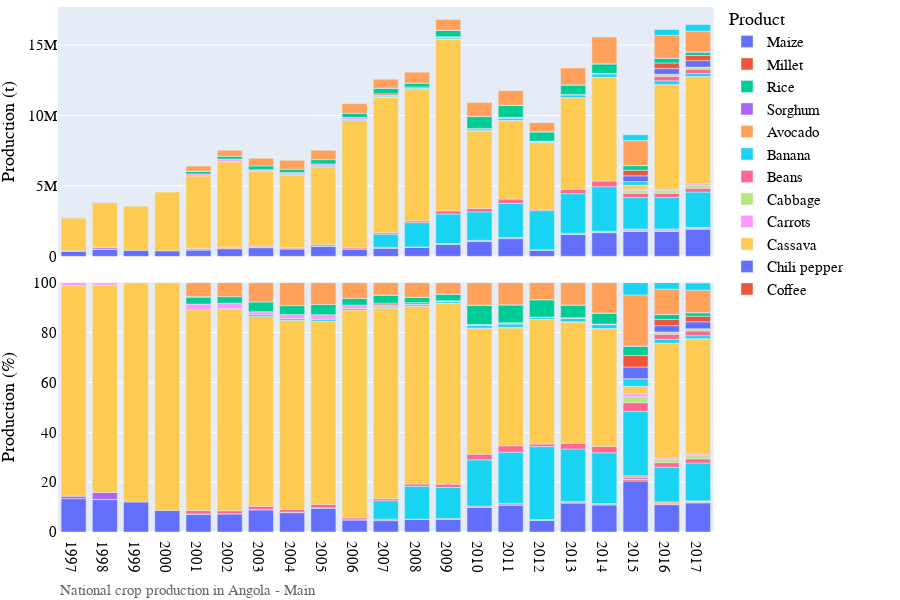

The cell this chart's notebook holds for it:
### Markdown cell above
# Visualization of production data

### Code cell
# Bar chart of national crop production
country_iso, country_name = 'AO', 'Angola'
df = pd.read_csv('../data/crop/adm_crop_production_%s.csv' % country_iso, index_col=0)
df['year'] = df['harvest_year']
year = [df['year'].min(), df['year'].max()]
product_order = ['Maize', 'Millet', 'Rice', 'Sorghum']
for season_name in ['Main']:
    footnote = 'National crop production in %s - %s' % (country_name, season_name)
    fn_save = '../figures/%s_bar_natgrainprod_%s.png' % (country_iso, season_name)
    sub = df[df['season_name'] == season_name]
    fig = PlotBarProduction(sub, year, product_order, footnote, fn_save)
    fig.show()

### Figure 1 — Plotly figure (JSON) as saved in the notebook; plotly's stock layout.template omitted (floating-point values rounded to 4 significant figures)
{"data": [{"alignmentgroup": "True", "hovertemplate": "product=Maize<br>season_name=Main<br>type=orig_unit<br>year=%{x}<br>value=%{y}<extra></extra>", "legendgroup": "Maize", "marker": {"color": "#636efa", "pattern": {"shape": ""}}, "name": "Maize", "offsetgroup": "Maize", "orientation": "v", "showlegend": true, "textposition": "auto", "type": "bar", "x": [1997, 1998, 1999, 2000, 2001, 2002, 2003, 2004, 2005, 2006, 2007, 2008, 2009, 2010, 2011, 2012, 2013, 2014, 2015, 2016, 2017], "xaxis": "x2", "y": [368677, 501519, 428047, 394609, 458659, 546859, 618684, 530601, 720273, 526084, 574609, 653636, 863223, 1072740, 1262222, 439813, 1548749, 1686870, 1766209, 1766209, 1926260], "yaxis": "y2"}, {"alignmentgroup": "True", "hovertemplate": "product=Maize<br>season_name=Main<br>type=percent<br>year=%{x}<br>value=%{y}<extra></extra>", "legendgroup": "Maize", "marker": {"color": "#636efa", "pattern": {"shape": ""}}, "name": "Maize", "offsetgroup": "Maize", "orientation": "v", "showlegend": false, "textposition": "auto", "type": "bar", "x": [1997, 1998, 1999, 2000, 2001, 2002, 2003, 2004, 2005, 2006, 2007, 2008, 2009, 2010, 2011, 2012, 2013, 2014, 2015, 2016, 2017], "xaxis": "x", "y": [13.37, 13.0, 12.03, 8.639, 7.157, 7.265, 8.88, 7.781, 9.569, 4.853, 4.57, 4.997, 5.132, 9.823, 10.73, 4.634, 11.58, 10.83, 20.43, 10.96, 11.68], "yaxis": "y"}, {"alignmentgroup": "True", "hovertemplate": "product=Millet<br>season_name=Main<br>type=orig_unit<br>year=%{x}<br>value=%{y}<extra></extra>", "legendgroup": "Millet", "marker": {"color": "#EF553B", "pattern": {"shape": ""}}, "name": "Millet", "offsetgroup": "Millet", "orientation": "v", "showlegend": true, "textposition": "auto", "type": "bar", "x": [2015, 2016, 2017], "xaxis": "x2", "y": [46513, 46513, 52282], "yaxis": "y2"}, {"alignmentgroup": "True", "hovertemplate": "product=Millet<br>season_name=Main<br>type=percent<br>year=%{x}<br>value=%{y}<extra></extra>", "legendgroup": "Millet", "marker": {"color": "#EF553B", "pattern": {"shape": ""}}, "name": "Millet", "offsetgroup": "Millet", "orientation": "v", "showlegend": false, "textposition": "auto", "type": "bar", "x": [2015, 2016, 2017], "xaxis": "x", "y": [0.5381, 0.2886, 0.3171], "yaxis": "y"}, {"alignmentgroup": "True", "hovertemplate": "product=Rice<br>season_name=Main<br>type=orig_unit<br>year=%{x}<br>value=%{y}<extra></extra>", "legendgroup": "Rice", "marker": {"color": "#00cc96", "pattern": {"shape": ""}}, "name": "Rice", "offsetgroup": "Rice", "orientation": "v", "showlegend": true, "textposition": "auto", "type": "bar", "x": [1998, 2001, 2002, 2003, 2004, 2005, 2006, 2007, 2008, 2009, 2010, 2011, 2012, 2013, 2014, 2015, 2016, 2017], "xaxis": "x2", "y": [3596, 5335, 4890, 10697, 10057, 8650, 3831, 3926, 7348, 9593, 17697, 23209, 21493, 37608, 42288, 12190, 12190, 5078], "yaxis": "y2"}, {"alignmentgroup": "True", "hovertemplate": "product=Rice<br>season_name=Main<br>type=percent<br>year=%{x}<br>value=%{y}<extra></extra>", "legendgroup": "Rice", "marker": {"color": "#00cc96", "pattern": {"shape": ""}}, "name": "Rice", "offsetgroup": "Rice", "orientation": "v", "showlegend": false, "textposition": "auto", "type": "bar", "x": [1998, 2001, 2002, 2003, 2004, 2005, 2006, 2007, 2008, 2009, 2010, 2011, 2012, 2013, 2014, 2015, 2016, 2017], "xaxis": "x", "y": [0.09321, 0.08325, 0.06496, 0.1535, 0.1475, 0.1149, 0.03534, 0.03122, 0.05618, 0.05703, 0.1621, 0.1973, 0.2265, 0.2812, 0.2715, 0.141, 0.07564, 0.0308], "yaxis": "y"}, {"alignmentgroup": "True", "hovertemplate": "product=Sorghum<br>season_name=Main<br>type=orig_unit<br>year=%{x}<br>value=%{y}<extra></extra>", "legendgroup": "Sorghum", "marker": {"color": "#ab63fa", "pattern": {"shape": ""}}, "name": "Sorghum", "offsetgroup": "Sorghum", "orientation": "v", "showlegend": true, "textposition": "auto", "type": "bar", "x": [1997, 1998, 2007, 2008, 2009, 2010, 2011, 2012, 2013, 2014, 2015, 2016, 2017], "xaxis": "x2", "y": [27955, 106800, 66672, 12757, 40660, 46787, 62169, 11491, 46424, 48135, 54438, 54438, 32582], "yaxis": "y2"}, {"alignmentgroup": "True", "hovertemplate": "product=Sorghum<br>season_name=Main<br>type=percent<br>year=%{x}<br>value=%{y}<extra></extra>", "legendgroup": "Sorghum", "marker": {"color": "#ab63fa", "pattern": {"shape": ""}}, "name": "Sorghum", "offsetgroup": "Sorghum", "orientation": "v", "showlegend": false, "textposition": "auto", "type": "bar", "x": [1997, 1998, 2007, 2008, 2009, 2010, 2011, 2012, 2013, 2014, 2015, 2016, 2017], "xaxis": "x", "y": [1.014, 2.768, 0.5303, 0.09754, 0.2417, 0.4284, 0.5284, 0.1211, 0.3471, 0.309, 0.6298, 0.3378, 0.1976], "yaxis": "y"}, {"alignmentgroup": "True", "hovertemplate": "product=Avocado<br>season_name=Main<br>type=orig_unit<br>year=%{x}<br>value=%{y}<extra></extra>", "legendgroup": "Avocado", "marker": {"color": "#FFA15A", "pattern": {"shape": ""}}, "name": "Avocado", "offsetgroup": "Avocado", "orientation": "v", "showlegend": true, "textposition": "auto", "type": "bar", "x": [2015, 2016, 2017], "xaxis": "x2", "y": [67131, 67131, 43746], "yaxis": "y2"}, {"alignmentgroup": "True", "hovertemplate": "product=Avocado<br>season_name=Main<br>type=percent<br>year=%{x}<br>value=%{y}<extra></extra>", "legendgroup": "Avocado", "marker": {"color": "#FFA15A", "pattern": {"shape": ""}}, "name": "Avocado", "offsetgroup": "Avocado", "orientation": "v", "showlegend": false, "textposition": "auto", "type": "bar", "x": [2015, 2016, 2017], "xaxis": "x", "y": [0.7767, 0.4166, 0.2653], "yaxis": "y"}, {"alignmentgroup": "True", "hovertemplate": "product=Banana<br>season_name=Main<br>type=orig_unit<br>year=%{x}<br>value=%{y}<extra></extra>", "legendgroup": "Banana", "marker": {"color": "#19d3f3", "pattern": {"shape": ""}}, "name": "Banana", "offsetgroup": "Banana", "orientation": "v", "showlegend": true, "textposition": "auto", "type": "bar", "x": [2007, 2008, 2009, 2010, 2011, 2012, 2013, 2014, 2015, 2016, 2017], "xaxis": "x2", "y": [933583, 1722507, 2098120, 2021977, 2419396, 2777363, 2819565, 3172613, 2237293, 2237293, 2504661], "yaxis": "y2"}, {"alignmentgroup": "True", "hovertemplate": "product=Banana<br>season_name=Main<br>type=percent<br>year=%{x}<br>value=%{y}<extra></extra>", "legendgroup": "Banana", "marker": {"color": "#19d3f3", "pattern": {"shape": ""}}, "name": "Banana", "offsetgroup": "Banana", "orientation": "v", "showlegend": false, "textposition": "auto", "type": "bar", "x": [2007, 2008, 2009, 2010, 2011, 2012, 2013, 2014, 2015, 2016, 2017], "xaxis": "x", "y": [7.425, 13.17, 12.47, 18.52, 20.56, 29.26, 21.08, 20.37, 25.88, 13.88, 15.19], "yaxis": "y"}, {"alignmentgroup": "True", "hovertemplate": "product=Beans<br>season_name=Main<br>type=orig_unit<br>year=%{x}<br>value=%{y}<extra></extra>", "legendgroup": "Beans", "marker": {"color": "#FF6692", "pattern": {"shape": ""}}, "name": "Beans", "offsetgroup": "Beans", "orientation": "v", "showlegend": true, "textposition": "auto", "type": "bar", "x": [2001, 2002, 2003, 2004, 2005, 2006, 2007, 2008, 2009, 2010, 2011, 2012, 2013, 2014, 2015, 2016, 2017], "xaxis": "x2", "y": [86994, 89401, 90683, 72983, 105757, 85666, 98969, 121285, 217474, 248557, 300308, 95218, 308367, 397833, 299357, 299357, 276646], "yaxis": "y2"}, {"alignmentgroup": "True", "hovertemplate": "product=Beans<br>season_name=Main<br>type=percent<br>year=%{x}<br>value=%{y}<extra></extra>", "legendgroup": "Beans", "marker": {"color": "#FF6692", "pattern": {"shape": ""}}, "name": "Beans", "offsetgroup": "Beans", "orientation": "v", "showlegend": false, "textposition": "auto", "type": "bar", "x": [2001, 2002, 2003, 2004, 2005, 2006, 2007, 2008, 2009, 2010, 2011, 2012, 2013, 2014, 2015, 2016, 2017], "xaxis": "x", "y": [1.358, 1.188, 1.302, 1.07, 1.405, 0.7903, 0.7871, 0.9273, 1.293, 2.276, 2.552, 1.003, 2.305, 2.554, 3.463, 1.858, 1.678], "yaxis": "y"}, {"alignmentgroup": "True", "hovertemplate": "product=Cabbage<br>season_name=Main<br>type=orig_unit<br>year=%{x}<br>value=%{y}<extra></extra>", "legendgroup": "Cabbage", "marker": {"color": "#B6E880", "pattern": {"shape": ""}}, "name": "Cabbage", "offsetgroup": "Cabbage", "orientation": "v", "showlegend": true, "textposition": "auto", "type": "bar", "x": [2015, 2016, 2017], "xaxis": "x2", "y": [204079, 204079, 214749], "yaxis": "y2"}, {"alignmentgroup": "True", "hovertemplate": "product=Cabbage<br>season_name=Main<br>type=percent<br>year=%{x}<br>value=%{y}<extra></extra>", "legendgroup": "Cabbage", "marker": {"color": "#B6E880", "pattern": {"shape": ""}}, "name": "Cabbage", "offsetgroup": "Cabbage", "orientation": "v", "showlegend": false, "textposition": "auto", "type": "bar", "x": [2015, 2016, 2017], "xaxis": "x", "y": [2.361, 1.266, 1.302], "yaxis": "y"}, {"alignmentgroup": "True", "hovertemplate": "product=Carrots<br>season_name=Main<br>type=orig_unit<br>year=%{x}<br>value=%{y}<extra></extra>", "legendgroup": "Carrots", "marker": {"color": "#FF97FF", "pattern": {"shape": ""}}, "name": "Carrots", "offsetgroup": "Carrots", "orientation": "v", "showlegend": true, "textposition": "auto", "type": "bar", "x": [2015, 2016, 2017], "xaxis": "x2", "y": [102927, 102927, 107965], "yaxis": "y2"}, {"alignmentgroup": "True", "hovertemplate": "product=Carrots<br>season_name=Main<br>type=percent<br>year=%{x}<br>value=%{y}<extra></extra>", "legendgroup": "Carrots", "marker": {"color": "#FF97FF", "pattern": {"shape": ""}}, "name": "Carrots", "offsetgroup": "Carrots", "orientation": "v", "showlegend": false, "textposition": "auto", "type": "bar", "x": [2015, 2016, 2017], "xaxis": "x", "y": [1.191, 0.6387, 0.6548], "yaxis": "y"}, {"alignmentgroup": "True", "hovertemplate": "product=Cassava<br>season_name=Main<br>type=orig_unit<br>year=%{x}<br>value=%{y}<extra></extra>", "legendgroup": "Cassava", "marker": {"color": "#FECB52", "pattern": {"shape": ""}}, "name": "Cassava", "offsetgroup": "Cassava", "orientation": "v", "showlegend": true, "textposition": "auto", "type": "bar", "x": [1997, 1998, 1999, 2000, 2001, 2002, 2003, 2004, 2005, 2006, 2007, 2008, 2009, 2010, 2011, 2012, 2013, 2014, 2015, 2016, 2017], "xaxis": "x2", "y": [2326294, 3210569, 3129743, 4173334, 5160834, 6075536, 5300652, 5176129, 5528566, 9036424, 9620543, 9321949, 12197468, 5494422, 5561648, 4748752, 6502475, 7349590, 258604, 7409323, 7609635], "yaxis": "y2"}, {"alignmentgroup": "True", "hovertemplate": "product=Cassava<br>season_name=Main<br>type=percent<br>year=%{x}<br>value=%{y}<extra></extra>", "legendgroup": "Cassava", "marker": {"color": "#FECB52", "pattern": {"shape": ""}}, "name": "Cassava", "offsetgroup": "Cassava", "orientation": "v", "showlegend": false, "textposition": "auto", "type": "bar", "x": [1997, 1998, 1999, 2000, 2001, 2002, 2003, 2004, 2005, 2006, 2007, 2008, 2009, 2010, 2011, 2012, 2013, 2014, 2015, 2016, 2017], "xaxis": "x", "y": [84.38, 83.22, 87.97, 91.36, 80.53, 80.71, 76.08, 75.91, 73.45, 83.37, 76.52, 71.27, 72.52, 50.31, 47.27, 50.04, 48.61, 47.18, 2.992, 45.98, 46.15], "yaxis": "y"}, {"alignmentgroup": "True", "hovertemplate": "product=Chili pepper<br>season_name=Main<br>type=orig_unit<br>year=%{x}<br>value=%{y}<extra></extra>", "legendgroup": "Chili pepper", "marker": {"color": "#636efa", "pattern": {"shape": ""}}, "name": "Chili pepper", "offsetgroup": "Chili pepper", "orientation": "v", "showlegend": true, "textposition": "auto", "type": "bar", "x": [2015, 2016, 2017], "xaxis": "x2", "y": [1548, 1548, 2474], "yaxis": "y2"}, {"alignmentgroup": "True", "hovertemplate": "product=Chili pepper<br>season_name=Main<br>type=percent<br>year=%{x}<br>value=%{y}<extra></extra>", "legendgroup": "Chili pepper", "marker": {"color": "#636efa", "pattern": {"shape": ""}}, "name": "Chili pepper", "offsetgroup": "Chili pepper", "orientation": "v", "showlegend": false, "textposition": "auto", "type": "bar", "x": [2015, 2016, 2017], "xaxis": "x", "y": [0.01791, 0.009606, 0.015], "yaxis": "y"}, {"alignmentgroup": "True", "hovertemplate": "product=Coffee<br>season_name=Main<br>type=orig_unit<br>year=%{x}<br>value=%{y}<extra></extra>", "legendgroup": "Coffee", "marker": {"color": "#EF553B", "pattern": {"shape": ""}}, "name": "Coffee", "offsetgroup": "Coffee", "orientation": "v", "showlegend": true, "textposition": "auto", "type": "bar", "x": [2007, 2008, 2009, 2010, 2011, 2013, 2014], "xaxis": "x2", "y": [11523, 14910, 10955, 24942, 20194, 11653, 13562], "yaxis": "y2"}, {"alignmentgroup": "True", "hovertemplate": "product=Coffee<br>season_name=Main<br>type=percent<br>year=%{x}<br>value=%{y}<extra></extra>", "legendgroup": "Coffee", "marker": {"color": "#EF553B", "pattern": {"shape": ""}}, "name": "Coffee", "offsetgroup": "Coffee", "orientation": "v", "showlegend": false, "textposition": "auto", "type": "bar", "x": [2007, 2008, 2009, 2010, 2011, 2013, 2014], "xaxis": "x", "y": [0.09165, 0.114, 0.06513, 0.2284, 0.1716, 0.08712, 0.08706], "yaxis": "y"}, {"alignmentgroup": "True", "hovertemplate": "product=Cowpeas<br>season_name=Main<br>type=orig_unit<br>year=%{x}<br>value=%{y}<extra></extra>", "legendgroup": "Cowpeas", "marker": {"color": "#00cc96", "pattern": {"shape": ""}}, "name": "Cowpeas", "offsetgroup": "Cowpeas", "orientation": "v", "showlegend": true, "textposition": "auto", "type": "bar", "x": [2007], "xaxis": "x2", "y": [2518], "yaxis": "y2"}, {"alignmentgroup": "True", "hovertemplate": "product=Cowpeas<br>season_name=Main<br>type=percent<br>year=%{x}<br>value=%{y}<extra></extra>", "legendgroup": "Cowpeas", "marker": {"color": "#00cc96", "pattern": {"shape": ""}}, "name": "Cowpeas", "offsetgroup": "Cowpeas", "orientation": "v", "showlegend": false, "textposition": "auto", "type": "bar", "x": [2007], "xaxis": "x", "y": [0.02003], "yaxis": "y"}, {"alignmentgroup": "True", "hovertemplate": "product=Garlic<br>season_name=Main<br>type=orig_unit<br>year=%{x}<br>value=%{y}<extra></extra>", "legendgroup": "Garlic", "marker": {"color": "#ab63fa", "pattern": {"shape": ""}}, "name": "Garlic", "offsetgroup": "Garlic", "orientation": "v", "showlegend": true, "textposition": "auto", "type": "bar", "x": [2009, 2010, 2011, 2012], "xaxis": "x2", "y": [7500.0, 7686.0, 8701, 6503.0], "yaxis": "y2"}, {"alignmentgroup": "True", "hovertemplate": "product=Garlic<br>season_name=Main<br>type=percent<br>year=%{x}<br>value=%{y}<extra></extra>", "legendgroup": "Garlic", "marker": {"color": "#ab63fa", "pattern": {"shape": ""}}, "name": "Garlic", "offsetgroup": "Garlic", "orientation": "v", "showlegend": false, "textposition": "auto", "type": "bar", "x": [2009, 2010, 2011, 2012], "xaxis": "x", "y": [0.04459, 0.07038, 0.07395, 0.06852], "yaxis": "y"}, {"alignmentgroup": "True", "hovertemplate": "product=Green bean<br>season_name=Main<br>type=orig_unit<br>year=%{x}<br>value=%{y}<extra></extra>", "legendgroup": "Green bean", "marker": {"color": "#FFA15A", "pattern": {"shape": ""}}, "name": "Green bean", "offsetgroup": "Green bean", "orientation": "v", "showlegend": true, "textposition": "auto", "type": "bar", "x": [2016], "xaxis": "x2", "y": [122], "yaxis": "y2"}, {"alignmentgroup": "True", "hovertemplate": "product=Green bean<br>season_name=Main<br>type=percent<br>year=%{x}<br>value=%{y}<extra></extra>", "legendgroup": "Green bean", "marker": {"color": "#FFA15A", "pattern": {"shape": ""}}, "name": "Green bean", "offsetgroup": "Green bean", "orientation": "v", "showlegend": false, "textposition": "auto", "type": "bar", "x": [2016], "xaxis": "x", "y": [0.000757], "yaxis": "y"}, {"alignmentgroup": "True", "hovertemplate": "product=Groundnuts (In Shell)<br>season_name=Main<br>type=orig_unit<br>year=%{x}<br>value=%{y}<extra></extra>", "legendgroup": "Groundnuts (In Shell)", "marker": {"color": "#19d3f3", "pattern": {"shape": ""}}, "name": "Groundnuts (In Shell)", "offsetgroup": "Groundnuts (In Shell)", "orientation": "v", "showlegend": true, "textposition": "auto", "type": "bar", "x": [2002, 2003, 2004, 2005, 2006, 2007, 2008, 2009, 2010, 2011, 2012, 2013, 2014, 2015, 2016, 2017], "xaxis": "x2", "y": [30580, 50673, 45715, 59492, 63137, 66385, 91598, 107434, 111208, 152996, 63946, 182313, 238776, 259931, 259931, 206065], "yaxis": "y2"}, {"alignmentgroup": "True", "hovertemplate": "product=Groundnuts (In Shell)<br>season_name=Main<br>type=percent<br>year=%{x}<br>value=%{y}<extra></extra>", "legendgroup": "Groundnuts (In Shell)", "marker": {"color": "#19d3f3", "pattern": {"shape": ""}}, "name": "Groundnuts (In Shell)", "offsetgroup": "Groundnuts (In Shell)", "orientation": "v", "showlegend": false, "textposition": "auto", "type": "bar", "x": [2002, 2003, 2004, 2005, 2006, 2007, 2008, 2009, 2010, 2011, 2012, 2013, 2014, 2015, 2016, 2017], "xaxis": "x", "y": [0.4063, 0.7273, 0.6704, 0.7903, 0.5825, 0.528, 0.7003, 0.6387, 1.018, 1.3, 0.6738, 1.363, 1.533, 3.007, 1.613, 1.25], "yaxis": "y"}, {"alignmentgroup": "True", "hovertemplate": "product=Lemon<br>season_name=Main<br>type=orig_unit<br>year=%{x}<br>value=%{y}<extra></extra>", "legendgroup": "Lemon", "marker": {"color": "#FF6692", "pattern": {"shape": ""}}, "name": "Lemon", "offsetgroup": "Lemon", "orientation": "v", "showlegend": true, "textposition": "auto", "type": "bar", "x": [2016, 2017], "xaxis": "x2", "y": [320647, 309610], "yaxis": "y2"}, {"alignmentgroup": "True", "hovertemplate": "product=Lemon<br>season_name=Main<br>type=percent<br>year=%{x}<br>value=%{y}<extra></extra>", "legendgroup": "Lemon", "marker": {"color": "#FF6692", "pattern": {"shape": ""}}, "name": "Lemon", "offsetgroup": "Lemon", "orientation": "v", "showlegend": false, "textposition": "auto", "type": "bar", "x": [2016, 2017], "xaxis": "x", "y": [1.99, 1.878], "yaxis": "y"}, {"alignmentgroup": "True", "hovertemplate": "product=Mango<br>season_name=Main<br>type=orig_unit<br>year=%{x}<br>value=%{y}<extra></extra>", "legendgroup": "Mango", "marker": {"color": "#B6E880", "pattern": {"shape": ""}}, "name": "Mango", "offsetgroup": "Mango", "orientation": "v", "showlegend": true, "textposition": "auto", "type": "bar", "x": [2016, 2017], "xaxis": "x2", "y": [143615, 144842], "yaxis": "y2"}, {"alignmentgroup": "True", "hovertemplate": "product=Mango<br>season_name=Main<br>type=percent<br>year=%{x}<br>value=%{y}<extra></extra>", "legendgroup": "Mango", "marker": {"color": "#B6E880", "pattern": {"shape": ""}}, "name": "Mango", "offsetgroup": "Mango", "orientation": "v", "showlegend": false, "textposition": "auto", "type": "bar", "x": [2016, 2017], "xaxis": "x", "y": [0.8912, 0.8785], "yaxis": "y"}, {"alignmentgroup": "True", "hovertemplate": "product=Millet (Pearl)<br>season_name=Main<br>type=orig_unit<br>year=%{x}<br>value=%{y}<extra></extra>", "legendgroup": "Millet (Pearl)", "marker": {"color": "#FF97FF", "pattern": {"shape": ""}}, "name": "Millet (Pearl)", "offsetgroup": "Millet (Pearl)", "orientation": "v", "showlegend": true, "textposition": "auto", "type": "bar", "x": [1997, 1998, 2001, 2002, 2003, 2004, 2005, 2006, 2007, 2008, 2009, 2010, 2011, 2012, 2013, 2014], "xaxis": "x2", "y": [33927, 35550, 144162, 161068, 83089, 112115, 137864, 144390, 77089, 14396, 38034, 40723, 61226, 18380, 38604, 43057], "yaxis": "y2"}, {"alignmentgroup": "True", "hovertemplate": "product=Millet (Pearl)<br>season_name=Main<br>type=percent<br>year=%{x}<br>value=%{y}<extra></extra>", "legendgroup": "Millet (Pearl)", "marker": {"color": "#FF97FF", "pattern": {"shape": ""}}, "name": "Millet (Pearl)", "offsetgroup": "Millet (Pearl)", "orientation": "v", "showlegend": false, "textposition": "auto", "type": "bar", "x": [1997, 1998, 2001, 2002, 2003, 2004, 2005, 2006, 2007, 2008, 2009, 2010, 2011, 2012, 2013, 2014], "xaxis": "x", "y": [1.231, 0.9215, 2.25, 2.14, 1.193, 1.644, 1.832, 1.332, 0.6131, 0.1101, 0.2261, 0.3729, 0.5204, 0.1937, 0.2886, 0.2764], "yaxis": "y"}, {"alignmentgroup": "True", "hovertemplate": "product=Okras<br>season_name=Main<br>type=orig_unit<br>year=%{x}<br>value=%{y}<extra></extra>", "legendgroup": "Okras", "marker": {"color": "#FECB52", "pattern": {"shape": ""}}, "name": "Okras", "offsetgroup": "Okras", "orientation": "v", "showlegend": true, "textposition": "auto", "type": "bar", "x": [2015, 2016, 2017], "xaxis": "x2", "y": [929, 929, 982], "yaxis": "y2"}, {"alignmentgroup": "True", "hovertemplate": "product=Okras<br>season_name=Main<br>type=percent<br>year=%{x}<br>value=%{y}<extra></extra>", "legendgroup": "Okras", "marker": {"color": "#FECB52", "pattern": {"shape": ""}}, "name": "Okras", "offsetgroup": "Okras", "orientation": "v", "showlegend": false, "textposition": "auto", "type": "bar", "x": [2015, 2016, 2017], "xaxis": "x", "y": [0.01075, 0.005765, 0.005956], "yaxis": "y"}, {"alignmentgroup": "True", "hovertemplate": "product=Onions<br>season_name=Main<br>type=orig_unit<br>year=%{x}<br>value=%{y}<extra></extra>", "legendgroup": "Onions", "marker": {"color": "#636efa", "pattern": {"shape": ""}}, "name": "Onions", "offsetgroup": "Onions", "orientation": "v", "showlegend": true, "textposition": "auto", "type": "bar", "x": [2015, 2016, 2017], "xaxis": "x2", "y": [405652, 405652, 459732], "yaxis": "y2"}, {"alignmentgroup": "True", "hovertemplate": "product=Onions<br>season_name=Main<br>type=percent<br>year=%{x}<br>value=%{y}<extra></extra>", "legendgroup": "Onions", "marker": {"color": "#636efa", "pattern": {"shape": ""}}, "name": "Onions", "offsetgroup": "Onions", "orientation": "v", "showlegend": false, "textposition": "auto", "type": "bar", "x": [2015, 2016, 2017], "xaxis": "x", "y": [4.693, 2.517, 2.788], "yaxis": "y"}, {"alignmentgroup": "True", "hovertemplate": "product=Pineapple<br>season_name=Main<br>type=orig_unit<br>year=%{x}<br>value=%{y}<extra></extra>", "legendgroup": "Pineapple", "marker": {"color": "#EF553B", "pattern": {"shape": ""}}, "name": "Pineapple", "offsetgroup": "Pineapple", "orientation": "v", "showlegend": true, "textposition": "auto", "type": "bar", "x": [2007, 2008, 2015, 2016, 2017], "xaxis": "x2", "y": [82361, 68471, 401461, 401461, 373836], "yaxis": "y2"}, {"alignmentgroup": "True", "hovertemplate": "product=Pineapple<br>season_name=Main<br>type=percent<br>year=%{x}<br>value=%{y}<extra></extra>", "legendgroup": "Pineapple", "marker": {"color": "#EF553B", "pattern": {"shape": ""}}, "name": "Pineapple", "offsetgroup": "Pineapple", "orientation": "v", "showlegend": false, "textposition": "auto", "type": "bar", "x": [2007, 2008, 2015, 2016, 2017], "xaxis": "x", "y": [0.655, 0.5235, 4.645, 2.491, 2.267], "yaxis": "y"}, {"alignmentgroup": "True", "hovertemplate": "product=Potato<br>season_name=Main<br>type=orig_unit<br>year=%{x}<br>value=%{y}<extra></extra>", "legendgroup": "Potato", "marker": {"color": "#00cc96", "pattern": {"shape": ""}}, "name": "Potato", "offsetgroup": "Potato", "orientation": "v", "showlegend": true, "textposition": "auto", "type": "bar", "x": [2001, 2002, 2003, 2004, 2005, 2006, 2007, 2008, 2009, 2010, 2011, 2012, 2013, 2014, 2015, 2016, 2017], "xaxis": "x2", "y": [171962, 195738, 269204, 241945, 307296, 295033, 402199, 273449, 450826, 841279, 841252, 654158, 670136, 671468, 322722, 322722, 221323], "yaxis": "y2"}, {"alignmentgroup": "True", "hovertemplate": "product=Potato<br>season_name=Main<br>type=percent<br>year=%{x}<br>value=%{y}<extra></extra>", "legendgroup": "Potato", "marker": {"color": "#00cc96", "pattern": {"shape": ""}}, "name": "Potato", "offsetgroup": "Potato", "orientation": "v", "showlegend": false, "textposition": "auto", "type": "bar", "x": [2001, 2002, 2003, 2004, 2005, 2006, 2007, 2008, 2009, 2010, 2011, 2012, 2013, 2014, 2015, 2016, 2017], "xaxis": "x", "y": [2.683, 2.6, 3.864, 3.548, 4.082, 2.722, 3.199, 2.091, 2.68, 7.704, 7.15, 6.893, 5.01, 4.311, 3.734, 2.003, 1.342], "yaxis": "y"}, {"alignmentgroup": "True", "hovertemplate": "product=Soybean<br>season_name=Main<br>type=orig_unit<br>year=%{x}<br>value=%{y}<extra></extra>", "legendgroup": "Soybean", "marker": {"color": "#ab63fa", "pattern": {"shape": ""}}, "name": "Soybean", "offsetgroup": "Soybean", "orientation": "v", "showlegend": true, "textposition": "auto", "type": "bar", "x": [2001, 2007, 2008, 2009, 2010, 2011, 2012, 2013, 2014, 2015, 2016, 2017], "xaxis": "x2", "y": [27057, 5440, 3413, 5226, 6087, 7743, 8700, 10813, 13763, 10016, 10016, 26430], "yaxis": "y2"}, {"alignmentgroup": "True", "hovertemplate": "product=Soybean<br>season_name=Main<br>type=percent<br>year=%{x}<br>value=%{y}<extra></extra>", "legendgroup": "Soybean", "marker": {"color": "#ab63fa", "pattern": {"shape": ""}}, "name": "Soybean", "offsetgroup": "Soybean", "orientation": "v", "showlegend": false, "textposition": "auto", "type": "bar", "x": [2001, 2007, 2008, 2009, 2010, 2011, 2012, 2013, 2014, 2015, 2016, 2017], "xaxis": "x", "y": [0.4222, 0.04327, 0.02609, 0.03107, 0.05574, 0.06581, 0.09167, 0.08084, 0.08836, 0.1159, 0.06215, 0.1603], "yaxis": "y"}, {"alignmentgroup": "True", "hovertemplate": "product=Sweet Potatoes<br>season_name=Main<br>type=orig_unit<br>year=%{x}<br>value=%{y}<extra></extra>", "legendgroup": "Sweet Potatoes", "marker": {"color": "#FFA15A", "pattern": {"shape": ""}}, "name": "Sweet Potatoes", "offsetgroup": "Sweet Potatoes", "orientation": "v", "showlegend": true, "textposition": "auto", "type": "bar", "x": [2001, 2002, 2003, 2004, 2005, 2006, 2007, 2008, 2009, 2010, 2011, 2012, 2013, 2014, 2015, 2016, 2017], "xaxis": "x2", "y": [353228, 423140, 543320, 629574, 659452, 684756, 627590, 773670, 773174, 986563, 1045104, 644854, 1199751, 1898954, 1767542, 1624272, 1472226], "yaxis": "y2"}, {"alignmentgroup": "True", "hovertemplate": "product=Sweet Potatoes<br>season_name=Main<br>type=percent<br>year=%{x}<br>value=%{y}<extra></extra>", "legendgroup": "Sweet Potatoes", "marker": {"color": "#FFA15A", "pattern": {"shape": ""}}, "name": "Sweet Potatoes", "offsetgroup": "Sweet Potatoes", "orientation": "v", "showlegend": false, "textposition": "auto", "type": "bar", "x": [2001, 2002, 2003, 2004, 2005, 2006, 2007, 2008, 2009, 2010, 2011, 2012, 2013, 2014, 2015, 2016, 2017], "xaxis": "x", "y": [5.512, 5.621, 7.798, 9.232, 8.761, 6.317, 4.991, 5.915, 4.597, 9.034, 8.882, 6.795, 8.969, 12.19, 20.45, 10.08, 8.929], "yaxis": "y"}, {"alignmentgroup": "True", "hovertemplate": "product=Tomato<br>season_name=Main<br>type=orig_unit<br>year=%{x}<br>value=%{y}<extra></extra>", "legendgroup": "Tomato", "marker": {"color": "#19d3f3", "pattern": {"shape": ""}}, "name": "Tomato", "offsetgroup": "Tomato", "orientation": "v", "showlegend": true, "textposition": "auto", "type": "bar", "x": [2015, 2016, 2017], "xaxis": "x2", "y": [424902, 424902, 488671], "yaxis": "y2"}, {"alignmentgroup": "True", "hovertemplate": "product=Tomato<br>season_name=Main<br>type=percent<br>year=%{x}<br>value=%{y}<extra></extra>", "legendgroup": "Tomato", "marker": {"color": "#19d3f3", "pattern": {"shape": ""}}, "name": "Tomato", "offsetgroup": "Tomato", "orientation": "v", "showlegend": false, "textposition": "auto", "type": "bar", "x": [2015, 2016, 2017], "xaxis": "x", "y": [4.916, 2.637, 2.964], "yaxis": "y"}, {"alignmentgroup": "True", "hovertemplate": "product=Wheat<br>season_name=Main<br>type=orig_unit<br>year=%{x}<br>value=%{y}<extra></extra>", "legendgroup": "Wheat", "marker": {"color": "#FF6692", "pattern": {"shape": ""}}, "name": "Wheat", "offsetgroup": "Wheat", "orientation": "v", "showlegend": true, "textposition": "auto", "type": "bar", "x": [2017], "xaxis": "x2", "y": [8505], "yaxis": "y2"}, {"alignmentgroup": "True", "hovertemplate": "product=Wheat<br>season_name=Main<br>type=percent<br>year=%{x}<br>value=%{y}<extra></extra>", "legendgroup": "Wheat", "marker": {"color": "#FF6692", "pattern": {"shape": ""}}, "name": "Wheat", "offsetgroup": "Wheat", "orientation": "v", "showlegend": false, "textposition": "auto", "type": "bar", "x": [2017], "xaxis": "x", "y": [0.05158], "yaxis": "y"}], "layout": {"annotations": [{"showarrow": false, "text": "", "textangle": 90, "x": 0.98, "xanchor": "left", "xref": "paper", "y": 0.2375, "yanchor": "middle", "yref": "paper"}, {"showarrow": false, "text": "", "textangle": 90, "x": 0.98, "xanchor": "left", "xref": "paper", "y": 0.7625, "yanchor": "middle", "yref": "paper"}, {"align": "left", "font": {"color": "dimgrey", "family": "arial", "size": 15}, "showarrow": false, "text": "National crop production in Angola - Main", "x": 0, "xref": "paper", "y": -0.13, "yref": "paper"}], "barmode": "relative", "font": {"color": "black", "family": "arial", "size": 15}, "height": 600, "legend": {"title": {"text": "Product"}, "tracegroupgap": 0, "x": 1, "y": 1.01}, "margin": {"b": 0, "l": 0, "r": 0, "t": 0}, "width": 900, "xaxis": {"anchor": "y", "domain": [0, 0.98], "dtick": 1, "range": [1996.0, 2018.0], "title": {"text": ""}}, "xaxis2": {"anchor": "y2", "domain": [0, 0.98], "matches": "x", "showticklabels": false}, "yaxis": {"anchor": "x", "domain": [0, 0.475], "range": [0, 100], "title": {"text": "Production (%)"}}, "yaxis2": {"anchor": "x2", "domain": [0.525, 1], "title": {"text": "Production (t)"}}}}
